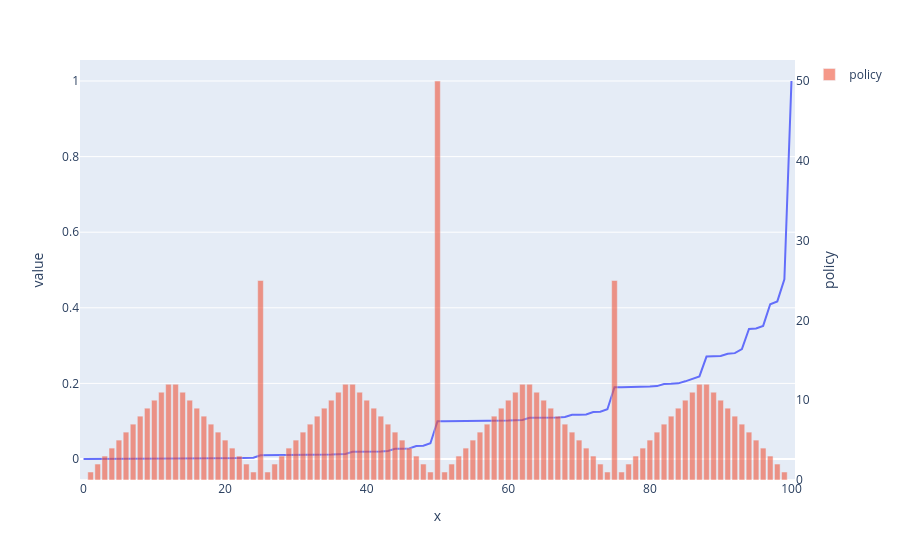

Write notebook code for a chart like this one.
### Code cell
## Gambler's Problem

import math
import numpy as np
import plotly.express as px

states = np.arange(1,100) # [1, 99]
values = np.zeros((101)) # [0, ..., 1]
values[100] = 1
threshold = 1e-30
p_heads = 0.1

def compute_reward(state, action, values, p_heads) -> float:
    reward = 0
    ## assume lost stake
    new_amount = state-action
    if (new_amount != 0): reward += (1-p_heads) * values[new_amount] 
    ## assume win stake
    new_amount = state+action
    reward += p_heads * values[new_amount]

    return reward


while True:
    delta = 0
    for state in states:
        old_value = values[state]

        best = (0,-math.inf)
        for action in range(0, min(state, 100-state)+1):
            reward = compute_reward(state, action, values, p_heads)
            best = max((action, reward), best, key=lambda x: x[1])
        values[state] = best[1]

        delta = max(abs(values[state] - old_value), delta)

    if delta < threshold:
        break

## Extract policy

policy = np.zeros_like(values)

for state in states:
    best = (0,-math.inf)
    for action in range(1, min(state, 100-state)+1):
        reward = compute_reward(state, action, values, p_heads)
        reward = round(reward, 10)
        best = max(best, (action, reward), key=lambda x: x[1])
    policy[state] = best[0]

fig = px.line(x=np.arange(0, 101), y=values)
fig.add_bar(x=np.arange(0, 101), y=policy, name='policy', opacity=0.6, yaxis='y2')

fig.update_layout(
    yaxis=dict(title='value'),
    yaxis2=dict(title='policy', overlaying='y', side='right', showgrid=False),
    margin=dict(t=60)
)

fig.show()
print(values)
print(policy)

### Figure 1 — Plotly figure (JSON) as saved in the notebook; plotly's stock layout.template omitted (floating-point values rounded to 4 significant figures)
{"data": [{"hovertemplate": "x=%{x}<br>y=%{y}<extra></extra>", "legendgroup": "", "line": {"color": "#636efa", "dash": "solid"}, "marker": {"symbol": "circle"}, "mode": "lines", "name": "", "orientation": "v", "showlegend": false, "type": "scatter", "x": [0, 1, 2, 3, 4, 5, 6, 7, 8, 9, 10, 11, 12, 13, 14, 15, 16, 17, 18, 19, 20, 21, 22, 23, 24, 25, 26, 27, 28, 29, 30, 31, 32, 33, 34, 35, 36, 37, 38, 39, 40, 41, 42, 43, 44, 45, 46, 47, 48, 49, 50, 51, 52, 53, 54, 55, 56, 57, 58, 59, 60, 61, 62, 63, 64, 65, 66, 67, 68, 69, 70, 71, 72, 73, 74, 75, 76, 77, 78, 79, 80, 81, 82, 83, 84, 85, 86, 87, 88, 89, 90, 91, 92, 93, 94, 95, 96, 97, 98, 99, 100], "xaxis": "x", "y": [0.0, 1.09e-07, 1.09e-06, 3.521e-06, 1.09e-05, 1.916e-05, 3.521e-05, 0.0001003, 0.000109, 0.0001244, 0.0001916, 0.000271, 0.0003521, 0.001, 0.001003, 0.001017, 0.00109, 0.001112, 0.001244, 0.0019, 0.001916, 0.002001, 0.00271, 0.002801, 0.003521, 0.01, 0.01, 0.01001, 0.01003, 0.0101, 0.01017, 0.01032, 0.0109, 0.01098, 0.01112, 0.01172, 0.01244, 0.01317, 0.019, 0.01903, 0.01916, 0.01981, 0.02001, 0.0212, 0.0271, 0.02724, 0.02801, 0.03439, 0.03521, 0.04169, 0.1, 0.1, 0.1, 0.1, 0.1001, 0.1002, 0.1003, 0.1009, 0.101, 0.1011, 0.1017, 0.1024, 0.1032, 0.109, 0.109, 0.1092, 0.1098, 0.11, 0.1112, 0.1171, 0.1172, 0.118, 0.1244, 0.1252, 0.1317, 0.19, 0.19, 0.1901, 0.1903, 0.1909, 0.1916, 0.1929, 0.1981, 0.1988, 0.2001, 0.2055, 0.212, 0.2185, 0.271, 0.2713, 0.2724, 0.2783, 0.2801, 0.2908, 0.3439, 0.3452, 0.3521, 0.4095, 0.4169, 0.4752, 1.0], "yaxis": "y"}, {"name": "policy", "opacity": 0.6, "type": "bar", "x": [0, 1, 2, 3, 4, 5, 6, 7, 8, 9, 10, 11, 12, 13, 14, 15, 16, 17, 18, 19, 20, 21, 22, 23, 24, 25, 26, 27, 28, 29, 30, 31, 32, 33, 34, 35, 36, 37, 38, 39, 40, 41, 42, 43, 44, 45, 46, 47, 48, 49, 50, 51, 52, 53, 54, 55, 56, 57, 58, 59, 60, 61, 62, 63, 64, 65, 66, 67, 68, 69, 70, 71, 72, 73, 74, 75, 76, 77, 78, 79, 80, 81, 82, 83, 84, 85, 86, 87, 88, 89, 90, 91, 92, 93, 94, 95, 96, 97, 98, 99, 100], "y": [0.0, 1.0, 2.0, 3.0, 4.0, 5.0, 6.0, 7.0, 8.0, 9.0, 10.0, 11.0, 12.0, 12.0, 11.0, 10.0, 9.0, 8.0, 7.0, 6.0, 5.0, 4.0, 3.0, 2.0, 1.0, 25.0, 1.0, 2.0, 3.0, 4.0, 5.0, 6.0, 7.0, 8.0, 9.0, 10.0, 11.0, 12.0, 12.0, 11.0, 10.0, 9.0, 8.0, 7.0, 6.0, 5.0, 4.0, 3.0, 2.0, 1.0, 50.0, 1.0, 2.0, 3.0, 4.0, 5.0, 6.0, 7.0, 8.0, 9.0, 10.0, 11.0, 12.0, 12.0, 11.0, 10.0, 9.0, 8.0, 7.0, 6.0, 5.0, 4.0, 3.0, 2.0, 1.0, 25.0, 1.0, 2.0, 3.0, 4.0, 5.0, 6.0, 7.0, 8.0, 9.0, 10.0, 11.0, 12.0, 12.0, 11.0, 10.0, 9.0, 8.0, 7.0, 6.0, 5.0, 4.0, 3.0, 2.0, 1.0, 0.0], "yaxis": "y2"}], "layout": {"legend": {"tracegroupgap": 0}, "margin": {"t": 60}, "xaxis": {"anchor": "y", "domain": [0, 1], "title": {"text": "x"}}, "yaxis": {"anchor": "x", "domain": [0, 1], "title": {"text": "value"}}, "yaxis2": {"overlaying": "y", "showgrid": false, "side": "right", "title": {"text": "policy"}}}}
